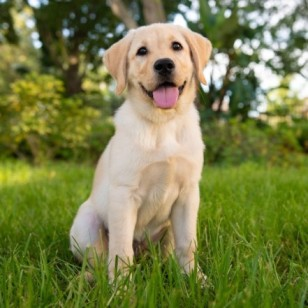
#> input picture Beginner Level/Task 4 - Image to Pencil Sketch with Python/Doggy.jpg, 308 x 308 px
$ jupyter execute 'Image to Pencil Sketch with Python.ipynb'
#> lines starting #> are read from the running program, lines starting #| are printed output that depends on the picture
# LetsGrowMoreVIP - Data Science Intern
# Author - Archita K
# Beginner Level Task 4 - Image to Pencil Sketch with Python
We need to read the image in RBG format and then convert it to a grayscale image. This will turn an image into a classic black and white photo. Then the next thing to do is invert the grayscale image also called negative image, this will be our inverted grayscale image. Inversion can be used to enhance details. Then we can finally create the pencil sketch by mixing the grayscale image with the inverted blurry image. This can be done by dividing the grayscale image by the inverted blurry image. Since images are just arrays, we can easily do this programmatically using the divide function from the cv2 library in Python.

# Import Modules

[cell 1]
import cv2
import matplotlib.pyplot as plt
from cv2_plt_imshow import cv2_plt_imshow

# Read the image

[cell 2]
org_image = cv2.imread('Doggy.jpg')
#> org_image is the input picture: shape (308, 308, 3); mean B, G, R 73.2, 127.3, 121.6

[cell 3]
cv2.imshow("Dog",org_image)
plt.title('Original Image')
cv2_plt_imshow(org_image)
#> (this line was passed over: cv2_plt_imshow is not available in this run)

# Reading in RBG Format

[cell 4]
rbg_image = cv2.cvtColor(org_image, cv2.COLOR_BGR2RGB)
plt.title('RBG Image')
cv2_plt_imshow(rbg_image)
#> (this line was passed over: cv2_plt_imshow is not available in this run)

# Converting the Image to Grayscale

[cell 5]
grayscale_image = cv2.cvtColor(rbg_image, cv2.COLOR_BGR2GRAY)
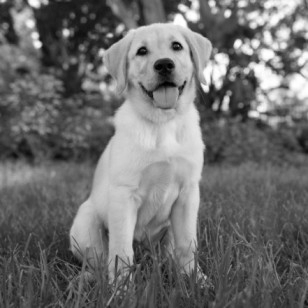
#> grayscale_image: shape (308, 308); min 0, max 255, mean 110.5
plt.title('Grayscale Image')
cv2_plt_imshow(grayscale_image)
#> (this line was passed over: cv2_plt_imshow is not available in this run)

# Inverting the Grayscale Image

[cell 6]
inverted_image = 255 - grayscale_image
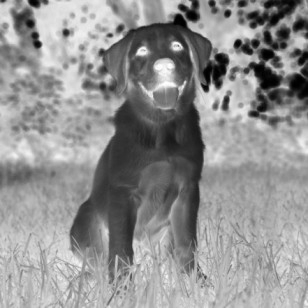
#> inverted_image: shape (308, 308); min 0, max 255, mean 144.5
plt.title('Inverted Grayscale Image')
cv2_plt_imshow(inverted_image)
#> (this line was passed over: cv2_plt_imshow is not available in this run)

# Blurring the Image using Gaussian Function

[cell 7]
blurred_image = cv2.GaussianBlur(inverted_image,(21, 21), 0)
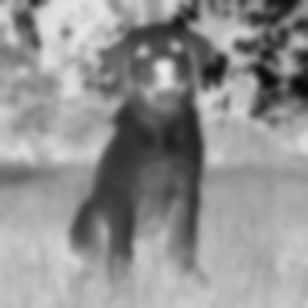
#> blurred_image: shape (308, 308); min 9, max 235, mean 144.5
plt.title('Blurred Image')
cv2_plt_imshow(blurred_image)
#> (this line was passed over: cv2_plt_imshow is not available in this run)

# Inverting the Blurred Image

[cell 8]
inverted_blurred = 255 - blurred_image
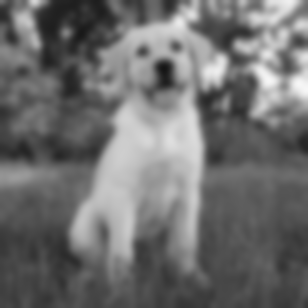
#> inverted_blurred: shape (308, 308); min 20, max 246, mean 110.5
plt.title('Inverted Blurred Image')
cv2_plt_imshow(inverted_blurred)
#> (this line was passed over: cv2_plt_imshow is not available in this run)

# Final Sketch

[cell 9]
pencil_sketch = cv2.divide(grayscale_image, inverted_blurred, scale=256.0)
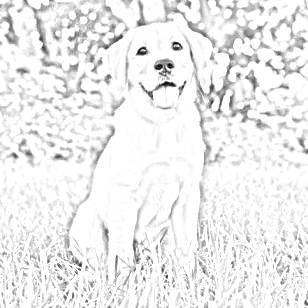
#> pencil_sketch: shape (308, 308); min 0, max 255, mean 237.1
plt.title('Pencil Sketch')
cv2_plt_imshow(pencil_sketch)
#> (this line was passed over: cv2_plt_imshow is not available in this run)
